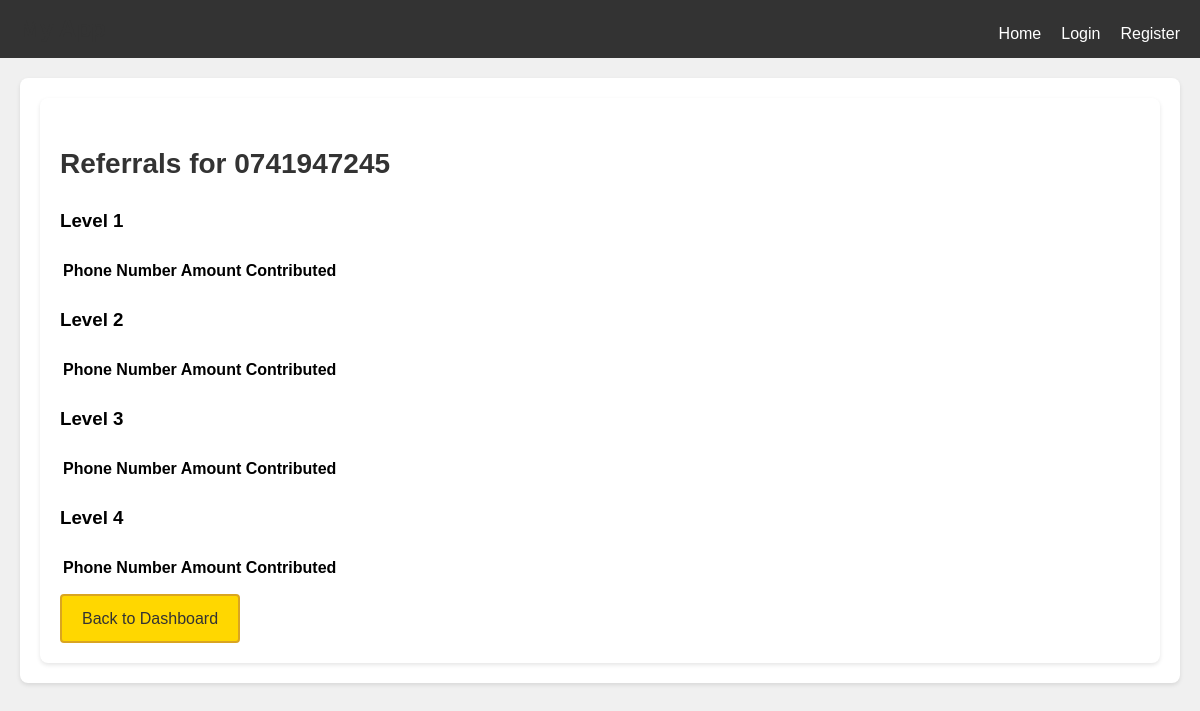
The page /referrals_page/1 on the database as committed earlier.
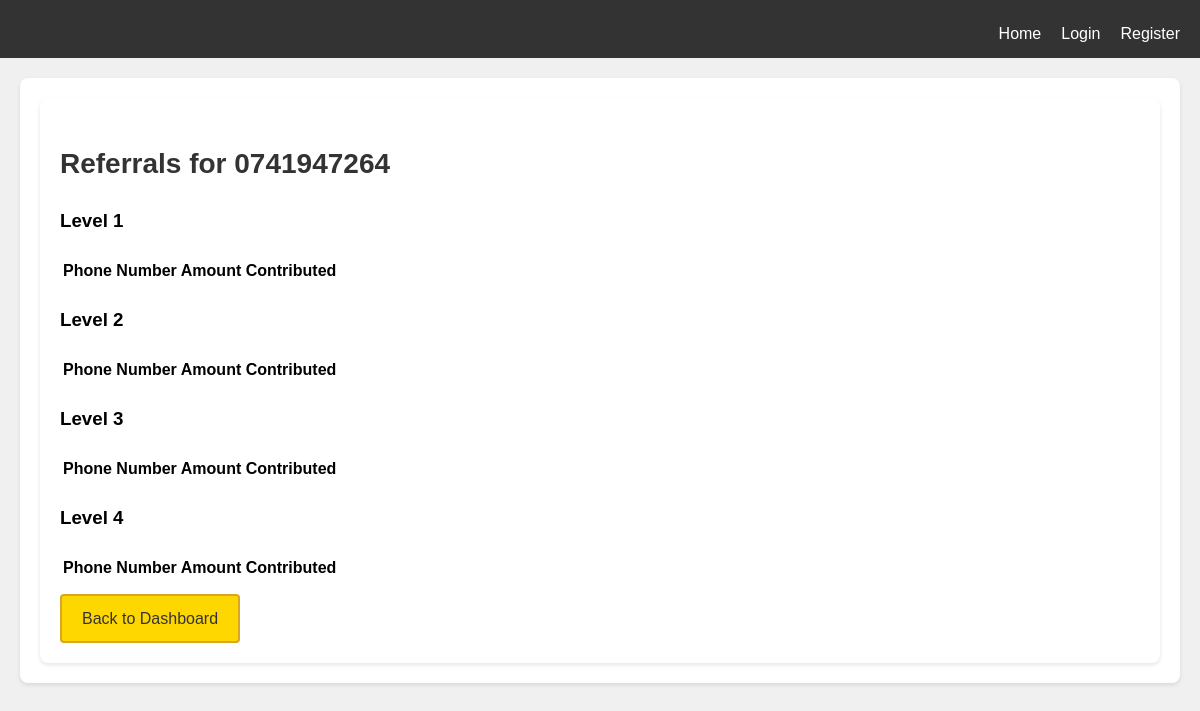
The same page on the database as committed later.
### app.py (models this page shows, shortened)
class User(db.Model):
    id = db.Column(db.Integer, primary_key=True)
    phone_number = db.Column(db.String(20), unique=True, nullable=False)
    password_hash = db.Column(db.String(100), nullable=False)
    referral_code = db.Column(db.String(20), unique=True, nullable=False)
    referred_by = db.Column(db.String(20))
    account_activated = db.Column(db.Boolean, default=False)
    verification_code = db.Column(db.String(4))
    is_verified = db.Column(db.Boolean, default=False)
    balance = db.Column(db.Float, default=0.0)
    referrals = relationship('Referral', backref='user', lazy=True)
    @property
    def password(self):
        raise AttributeError('Password is not readable')
    def get_referrals_by_level(self, level=1):
        referrals = User.query.filter_by(referred_by=self.referral_code).all()
        referral_data = []
        if level > 1:
            for referral in referrals:
                referral_data.extend(referral.get_referrals_by_level(level-1))
        return referrals, referral_data
    def get_referral_earnings(self):
        earnings = []
        referral_levels = [
            {'level': 1, 'earning': 100},
            {'level': 2, 'earning': 75},
            {'level': 3, 'earning': 50},
            {'level': 4, 'earning': 25}
        ]
        for level, earning in enumerate(referral_levels, 1):
            level_referrals, _ = self.get_referrals_by_level(level)
            for referral in level_referrals:
                earnings.append({'phone_number': referral.phone_number, 'level': level, 'earning': earning['earning']})
        return earnings

### app.py (the view)
@app.route('/referrals_page/<int:user_id>')
def referrals_page(user_id):
    user = User.query.get(user_id)
    if not user:
        return jsonify({'message': 'User not found'}), 404
    referral_earnings = user.get_referral_earnings()
    referrals_by_level = {1: [], 2: [], 3: [], 4: []}
    for earning in referral_earnings:
        referrals_by_level[earning['level']].append({
            'phone_number': earning['phone_number'],
            'earning': earning['earning']
        })
    return render_template('referrals_page.html', user=user, referrals_by_level=referrals_by_level)

### templates/referrals_page.html (shortened to what this page needs)
{% extends "base.html" %}
{% block content %}
<main>
    <h2>Referrals for {{ user.phone_number }}</h2>
    {% for level, referrals in referrals_by_level.items() %}
        <h3>Level {{ level }}</h3>
        <table>
            <thead>
                <tr>
                    <th>Phone Number</th>
                    <th>Amount Contributed</th>
                </tr>
            </thead>
        </table>
    {% endfor %}
    <a href="{{ url_for('dashboard', user_id=user.id) }}" class="golden-button">Back to Dashboard</a>
</main>
{% endblock %}

### templates/base.html (shortened to what this page needs)
<!DOCTYPE html>
<html lang="en">
<head>
    <link rel="stylesheet" href="{{ url_for('static', filename='css/styles.css') }}">
</head>
<body>
    <header>
        <div class="header-container">
            <h1>My App</h1>
            <nav>
                <ul>
                    <li><a href="{{ url_for('index') }}">Home</a></li>
                    {% if session.get('user_id') %}
                        <li><a href="{{ url_for('dashboard', user_id=session.get('user_id')) }}">Dashboard</a></li>
                        <li><a href="{{ url_for('logout') }}">Logout</a></li>
                    {% else %}
                        <li><a href="{{ url_for('login') }}">Login</a></li>
                        <li><a href="{{ url_for('register') }}">Register</a></li>
                    {% endif %}
                </ul>
            </nav>
        </div>
    </header>
    <div class="main-container">
        <main>
            {% block content %}{% endblock %}
        </main>
    </div>
</body>
</html>

### static/css/styles.css (style rules this page uses)
body { font-family: Arial, sans-serif; margin: 0; padding: 0; background-color: #f0f0f0; line-height: 1.6; }
header { background: #333; color: #fff; padding: 10px 20px; }
.header-container { display: flex; justify-content: space-between; align-items: center; }
header h1 { margin: 0; font-size: 1.5rem; }
header nav ul { list-style: none; margin: 0; padding: 0; display: flex; }
header nav ul li { margin-left: 20px; }
header nav ul li a { color: #fff; text-decoration: none; font-size: 1rem; }
.main-container { display: flex; margin: 20px; }
.main-container main { flex: 1; background: #fff; padding: 20px; border-radius: 8px; box-shadow: 0 2px 4px rgba(0, 0, 0, 0.1); }
h1, h2 { color: #333; margin-bottom: 20px; }
h1 { font-size: 2.5rem; }
h2 { font-size: 1.75rem; }
a { display: block; margin-top: 10px; color: #333; text-decoration: none; font-size: 1rem; }
.golden-button { background-color: #FFD700; color: #333; padding: 10px 20px; border: 2px solid #DAA520; border-radius: 4px; cursor: pointer; font-size: 1rem; text-decoration: none; display: inline-block; transition: background 0.3s ease, border 0.3s ease; text-align: center; }

Rows that differ between the two databases and show on the page:
changed User: phone_number "0741947245" → "0741947264"
